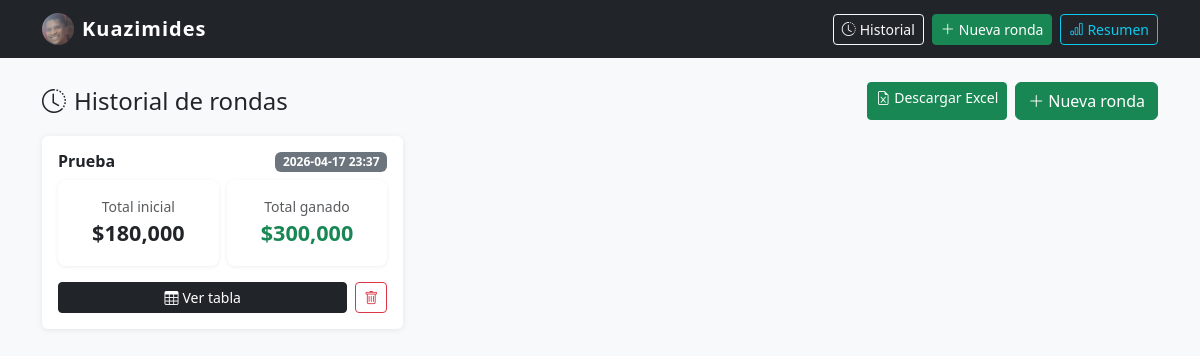
Before: / with the older database file.
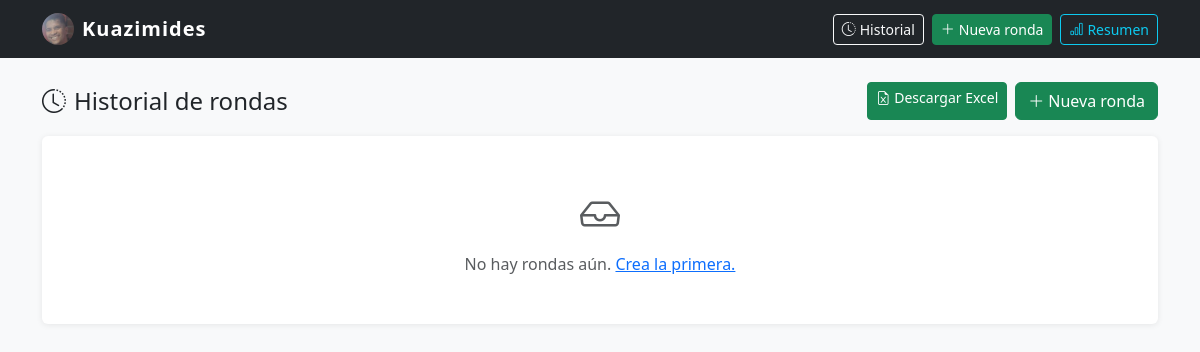
After: the same page with the newer database file.
### tables this page shows
CREATE TABLE rondas (
                id INTEGER PRIMARY KEY AUTOINCREMENT,
                nombre TEXT NOT NULL,
                total_inicial REAL NOT NULL DEFAULT 0,
                total_ganado REAL NOT NULL DEFAULT 0,
                fecha TEXT NOT NULL
            );

### app.py (the view)
@app.route('/')
def index():
    rondas = query('SELECT * FROM rondas ORDER BY fecha DESC')
    return render_template('index.html', rondas=rondas)

### app.py (called while the page is built)
def get_db():
    if USE_PG:
        conn = psycopg2.connect(DATABASE_URL, cursor_factory=psycopg2.extras.RealDictCursor)
        return conn
    else:
        conn = sqlite3.connect(DB)
        conn.row_factory = sqlite3.Row
        return conn

def query(sql, params=(), one=False):
    conn = get_db()
    if USE_PG:
        cur = conn.cursor()
        cur.execute(sql, params)
        result = cur.fetchone() if one else cur.fetchall()
        cur.close()
        conn.close()
        return result
    else:
        result = conn.execute(sql, params)
        data = result.fetchone() if one else result.fetchall()
        conn.close()
        return data

### templates/index.html (shortened to what this page needs)
{% extends 'base.html' %}
{% block content %}
<div class="d-flex justify-content-between align-items-center mb-3">
  <h4 class="mb-0"><i class="bi bi-clock-history me-2"></i>Historial de rondas</h4>
  <div class="d-flex gap-2">
    <a href="{{ url_for('exportar_excel') }}" class="btn btn-success btn-sm">
      <i class="bi bi-file-earmark-excel me-1"></i>Descargar Excel
    </a>
    <a href="{{ url_for('nueva_ronda') }}" class="btn btn-success">
      <i class="bi bi-plus-lg me-1"></i>Nueva ronda
    </a>
  </div>
</div>
{% if not rondas %}
<div class="card">
  <div class="card-body text-center py-5 text-muted">
    <i class="bi bi-inbox fs-1 d-block mb-2"></i>
    No hay rondas aún. <a href="{{ url_for('nueva_ronda') }}">Crea la primera.</a>
  </div>
</div>
{% else %}
<div class="row g-3">
  {% for r in rondas %}
  {% set ganancia = r.total_ganado - r.total_inicial %}
  <div class="col-12 col-md-6 col-lg-4">
    <div class="card h-100">
      <div class="card-body">
        <div class="d-flex justify-content-between align-items-start mb-2">
          <h6 class="card-title mb-0 fw-bold">{{ r.nombre }}</h6>
          <span class="badge bg-secondary">{{ r.fecha }}</span>
        </div>
        <div class="row g-2 mb-3">
          <div class="col-6">
            <div class="stat-box">
              <div class="small text-muted">Total inicial</div>
              <div class="value">${{ '{:,.0f}'.format(r.total_inicial) }}</div>
            </div>
          </div>
          <div class="col-6">
            <div class="stat-box">
              <div class="small text-muted">Total ganado</div>
              <div class="value {% if ganancia >= 0 %}profit-positive{% else %}profit-negative{% endif %}">
                ${{ '{:,.0f}'.format(r.total_ganado) }}
              </div>
            </div>
          </div>
        </div>
        <div class="d-flex gap-2">
          <a href="{{ url_for('ver_ronda', id=r.id) }}" class="btn btn-sm btn-dark flex-fill">
            <i class="bi bi-table me-1"></i>Ver tabla
          </a>
          <form action="{{ url_for('eliminar_ronda', id=r.id) }}" method="post"
                onsubmit="return confirm('¿Eliminar esta ronda?')">
            <button class="btn btn-sm btn-outline-danger">
              <i class="bi bi-trash"></i>
            </button>
          </form>
        </div>
      </div>
    </div>
  </div>
  {% endfor %}
</div>
{% endif %}
{% endblock %}

Changed rows visible on the page:
removed rondas: nombre "Prueba", fecha "2026-04-17 23:37", total_inicial "180,000", total_ganado "300,000"
Other visible differences:
text now shown: "No hay rondas aún. Crea la primera."
